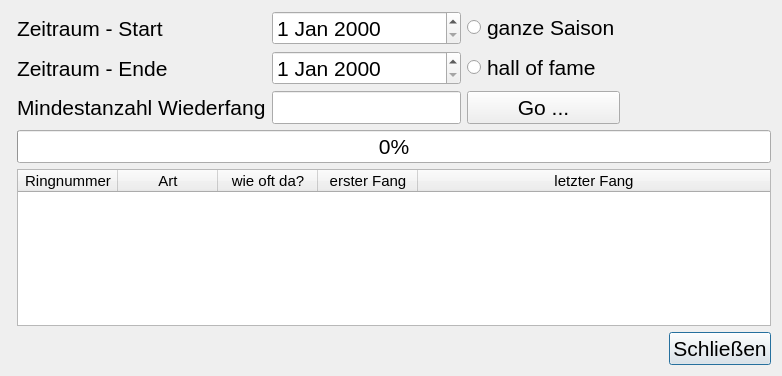
<?xml version="1.0" encoding="UTF-8"?>
<ui version="4.0">
 <class>Dialog</class>
 <widget class="QDialog" name="Dialog">
  <property name="geometry">
   <rect>
    <x>0</x>
    <y>0</y>
    <width>782</width>
    <height>376</height>
   </rect>
  </property>
  <property name="font">
   <font>
    <pointsize>16</pointsize>
   </font>
  </property>
  <property name="windowTitle">
   <string>Wiederfang Ranking</string>
  </property>
  <layout class="QFormLayout" name="formLayout">
   <item row="0" column="1">
    <layout class="QGridLayout" name="gridLayout">
     <item row="1" column="0">
      <widget class="QLabel" name="label_2">
       <property name="text">
        <string>Zeitraum - Ende</string>
       </property>
      </widget>
     </item>
     <item row="0" column="1">
      <widget class="QDateEdit" name="DTE_start">
       <property name="sizePolicy">
        <sizepolicy hsizetype="Expanding" vsizetype="Fixed">
         <horstretch>0</horstretch>
         <verstretch>0</verstretch>
        </sizepolicy>
       </property>
      </widget>
     </item>
     <item row="6" column="3">
      <spacer name="horizontalSpacer">
       <property name="orientation">
        <enum>Qt::Horizontal</enum>
       </property>
       <property name="sizeHint" stdset="0">
        <size>
         <width>40</width>
         <height>20</height>
        </size>
       </property>
      </spacer>
     </item>
     <item row="1" column="2">
      <widget class="QRadioButton" name="RBTN_halloffame">
       <property name="text">
        <string>hall of fame</string>
       </property>
      </widget>
     </item>
     <item row="6" column="4">
      <widget class="QPushButton" name="BTN_schliessen">
       <property name="text">
        <string>Schließen</string>
       </property>
      </widget>
     </item>
     <item row="0" column="0">
      <widget class="QLabel" name="label">
       <property name="text">
        <string>Zeitraum - Start</string>
       </property>
      </widget>
     </item>
     <item row="2" column="1">
      <widget class="QLineEdit" name="lineEdit">
       <property name="sizePolicy">
        <sizepolicy hsizetype="Expanding" vsizetype="Fixed">
         <horstretch>0</horstretch>
         <verstretch>0</verstretch>
        </sizepolicy>
       </property>
       <property name="inputMask">
        <string>DD</string>
       </property>
       <property name="maxLength">
        <number>2</number>
       </property>
      </widget>
     </item>
     <item row="2" column="0">
      <widget class="QLabel" name="label_3">
       <property name="text">
        <string>Mindestanzahl Wiederfang</string>
       </property>
      </widget>
     </item>
     <item row="2" column="2">
      <widget class="QPushButton" name="BTN_go">
       <property name="text">
        <string>Go ...</string>
       </property>
      </widget>
     </item>
     <item row="1" column="1">
      <widget class="QDateEdit" name="DTE_ende">
       <property name="sizePolicy">
        <sizepolicy hsizetype="Expanding" vsizetype="Fixed">
         <horstretch>0</horstretch>
         <verstretch>0</verstretch>
        </sizepolicy>
       </property>
      </widget>
     </item>
     <item row="4" column="0" colspan="5">
      <widget class="QTableWidget" name="TBL_resultat">
       <property name="font">
        <font>
         <pointsize>11</pointsize>
        </font>
       </property>
       <attribute name="horizontalHeaderCascadingSectionResizes">
        <bool>false</bool>
       </attribute>
       <attribute name="horizontalHeaderShowSortIndicator" stdset="0">
        <bool>false</bool>
       </attribute>
       <attribute name="horizontalHeaderStretchLastSection">
        <bool>true</bool>
       </attribute>
       <column>
        <property name="text">
         <string>Ringnummer</string>
        </property>
        <property name="font">
         <font>
          <pointsize>11</pointsize>
         </font>
        </property>
       </column>
       <column>
        <property name="text">
         <string>Art</string>
        </property>
        <property name="font">
         <font>
          <pointsize>11</pointsize>
         </font>
        </property>
       </column>
       <column>
        <property name="text">
         <string>wie oft da?</string>
        </property>
        <property name="font">
         <font>
          <pointsize>11</pointsize>
         </font>
        </property>
       </column>
       <column>
        <property name="text">
         <string>erster Fang</string>
        </property>
        <property name="font">
         <font>
          <pointsize>11</pointsize>
         </font>
        </property>
       </column>
       <column>
        <property name="text">
         <string>letzter Fang</string>
        </property>
        <property name="font">
         <font>
          <pointsize>11</pointsize>
         </font>
        </property>
       </column>
      </widget>
     </item>
     <item row="0" column="2">
      <widget class="QRadioButton" name="RBTN_saison">
       <property name="text">
        <string>ganze Saison</string>
       </property>
      </widget>
     </item>
     <item row="3" column="0" colspan="5">
      <widget class="QProgressBar" name="PRGB">
       <property name="value">
        <number>0</number>
       </property>
      </widget>
     </item>
    </layout>
   </item>
  </layout>
 </widget>
 <resources/>
 <connections/>
</ui>
